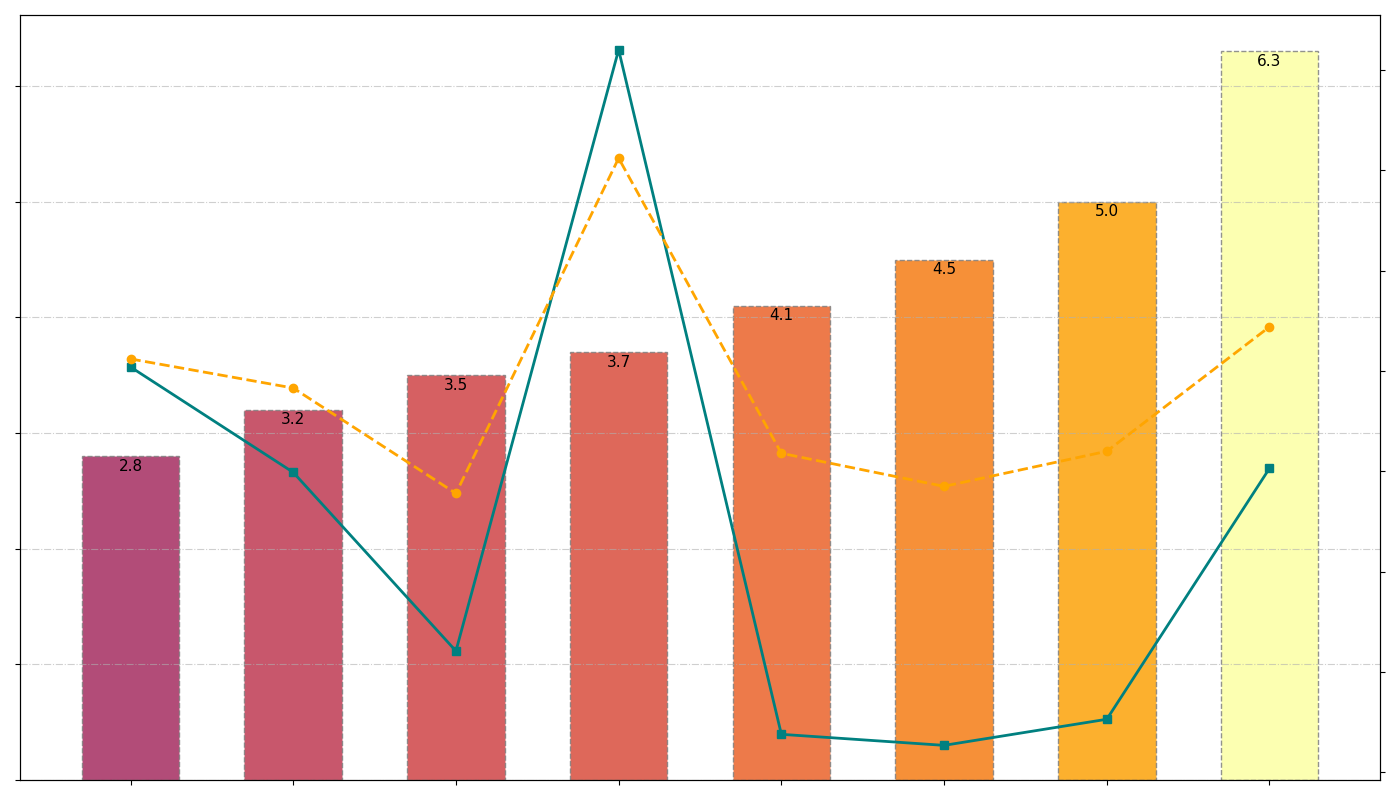

Source code (Python):
import matplotlib.pyplot as plt
import numpy as np
import matplotlib.cm as cm

cities = ["New York", "London", "Tokyo", "Paris", "Toronto", "Sydney", "Berlin", "Singapore"]
parks_per_square_mile = np.array([3.2, 4.1, 2.8, 5.0, 3.5, 6.3, 4.5, 3.7])

# New fake data for average temperature
average_temperature = np.array([58.3, 51.8, 61.2, 52.0, 47.8, 64.4, 48.5, 81.2])

sorted_indices = np.argsort(parks_per_square_mile)
sorted_parks_per_square_mile = parks_per_square_mile[sorted_indices]

average_rainfall = np.array([49.9, 23.8, 60.4, 25.3, 32.1, 50.3, 22.7, 92.0])
sorted_average_rainfall = average_rainfall[sorted_indices]
sorted_average_temperature = average_temperature[sorted_indices]  # Sort the temperature data

positions = np.arange(len(cities))
bar_width = 0.6

fig, ax1 = plt.subplots(figsize=(14, 8))
color_map = cm.inferno(sorted_parks_per_square_mile / max(sorted_parks_per_square_mile))

bars = ax1.bar(positions, sorted_parks_per_square_mile, color=color_map, width=bar_width, alpha=0.85, edgecolor='gray', linestyle='--')

for bar, height in zip(bars, sorted_parks_per_square_mile):
    ax1.text(bar.get_x() + bar.get_width()/2, height - 0.15, f'{height:.1f}', ha='center', va='bottom', color='black', fontsize=11)

ax2 = ax1.twinx()
ax2.plot(positions, sorted_average_rainfall, color='teal', marker='s', linestyle='-', linewidth=2)

# Plotting the new dataset - average temperature
ax2.plot(positions, sorted_average_temperature, color='orange', marker='o', linestyle='--', linewidth=2)

ax1.set_xticks(positions)
ax1.set_xticklabels([])  # Keep the city labels removed
ax1.set_yticklabels([])  # Keep the left y-axis labels removed
ax2.set_yticklabels([])  # Keep the right y-axis labels removed

ax1.grid(axis='y', linestyle='-.', alpha=0.6)

plt.tight_layout()
plt.show()
